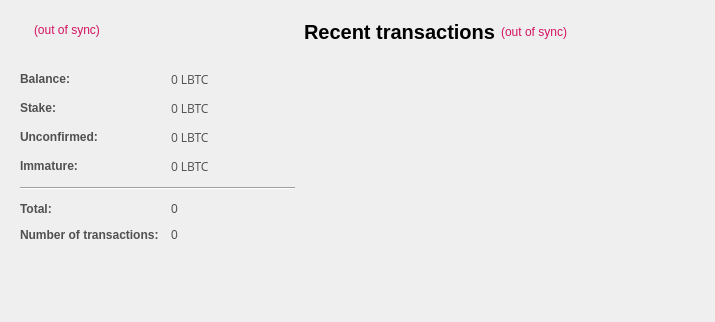
<?xml version="1.0" encoding="UTF-8"?>
<ui version="4.0">
 <class>OverviewPage</class>
 <widget class="QWidget" name="OverviewPage">
  <property name="geometry">
   <rect>
    <x>0</x>
    <y>0</y>
    <width>575</width>
    <height>417</height>
   </rect>
  </property>
  <property name="sizePolicy">
   <sizepolicy hsizetype="Minimum" vsizetype="Preferred">
    <horstretch>0</horstretch>
    <verstretch>0</verstretch>
   </sizepolicy>
  </property>
  <property name="maximumSize">
   <size>
    <width>575</width>
    <height>16777215</height>
   </size>
  </property>
  <property name="windowTitle">
   <string>Form</string>
  </property>
  <property name="styleSheet">
   <string notr="true">color:#505050;
font-family:'Open Sans,sans-serif';</string>
  </property>
  <layout class="QGridLayout" name="gridLayout_2">
   <property name="sizeConstraint">
    <enum>QLayout::SetFixedSize</enum>
   </property>
   <property name="leftMargin">
    <number>11</number>
   </property>
   <property name="horizontalSpacing">
    <number>0</number>
   </property>
   <item row="1" column="1">
    <layout class="QVBoxLayout" name="verticalLayout_3">
     <property name="spacing">
      <number>7</number>
     </property>
     <item>
      <widget class="QFrame" name="frame_2">
       <property name="sizePolicy">
        <sizepolicy hsizetype="Fixed" vsizetype="Preferred">
         <horstretch>0</horstretch>
         <verstretch>0</verstretch>
        </sizepolicy>
       </property>
       <property name="minimumSize">
        <size>
         <width>400</width>
         <height>0</height>
        </size>
       </property>
       <property name="maximumSize">
        <size>
         <width>450</width>
         <height>16777215</height>
        </size>
       </property>
       <layout class="QVBoxLayout" name="verticalLayout">
        <property name="leftMargin">
         <number>0</number>
        </property>
        <item>
         <layout class="QHBoxLayout" name="horizontalLayout_2">
          <item>
           <widget class="QLabel" name="label_4">
            <property name="text">
             <string>&lt;html&gt;&lt;head/&gt;&lt;body&gt;&lt;p&gt;&lt;span style=&quot; font-size:20px; font-weight:600; color:#000000;&quot;&gt;Recent transactions&lt;/span&gt;&lt;/p&gt;&lt;/body&gt;&lt;/html&gt;</string>
            </property>
           </widget>
          </item>
          <item>
           <widget class="QLabel" name="labelTransactionsStatus">
            <property name="toolTip">
             <string>The displayed information may be out of date. Your Wallet automatically synchronizes with the XXXBTCcoin network after a connection is established, but this process has not completed yet.</string>
            </property>
            <property name="styleSheet">
             <string notr="true">QLabel { color: red; }</string>
            </property>
            <property name="text">
             <string notr="true">&lt;html&gt;&lt;head/&gt;&lt;body&gt;&lt;p&gt;&lt;span style=&quot; color:#d31360;&quot;&gt;(out of sync)&lt;/span&gt;&lt;/p&gt;&lt;/body&gt;&lt;/html&gt;</string>
            </property>
            <property name="alignment">
             <set>Qt::AlignRight|Qt::AlignTrailing|Qt::AlignVCenter</set>
            </property>
           </widget>
          </item>
          <item>
           <spacer name="horizontalSpacer">
            <property name="orientation">
             <enum>Qt::Horizontal</enum>
            </property>
            <property name="sizeHint" stdset="0">
             <size>
              <width>40</width>
              <height>20</height>
             </size>
            </property>
           </spacer>
          </item>
         </layout>
        </item>
        <item>
         <spacer name="verticalSpacer_6">
          <property name="orientation">
           <enum>Qt::Vertical</enum>
          </property>
          <property name="sizeType">
           <enum>QSizePolicy::Maximum</enum>
          </property>
          <property name="sizeHint" stdset="0">
           <size>
            <width>20</width>
            <height>13</height>
           </size>
          </property>
         </spacer>
        </item>
        <item>
         <widget class="QListView" name="listTransactions">
          <property name="sizePolicy">
           <sizepolicy hsizetype="Fixed" vsizetype="Expanding">
            <horstretch>0</horstretch>
            <verstretch>0</verstretch>
           </sizepolicy>
          </property>
          <property name="maximumSize">
           <size>
            <width>400</width>
            <height>16777215</height>
           </size>
          </property>
          <property name="styleSheet">
           <string notr="true">QListView { background: transparent;font-size:12px;  }</string>
          </property>
          <property name="frameShape">
           <enum>QFrame::NoFrame</enum>
          </property>
          <property name="verticalScrollBarPolicy">
           <enum>Qt::ScrollBarAlwaysOff</enum>
          </property>
          <property name="horizontalScrollBarPolicy">
           <enum>Qt::ScrollBarAlwaysOff</enum>
          </property>
          <property name="selectionMode">
           <enum>QAbstractItemView::NoSelection</enum>
          </property>
         </widget>
        </item>
       </layout>
      </widget>
     </item>
    </layout>
   </item>
   <item row="1" column="0">
    <layout class="QVBoxLayout" name="verticalLayout_2">
     <property name="spacing">
      <number>1</number>
     </property>
     <item>
      <widget class="QFrame" name="frame">
       <property name="sizePolicy">
        <sizepolicy hsizetype="Fixed" vsizetype="Preferred">
         <horstretch>0</horstretch>
         <verstretch>0</verstretch>
        </sizepolicy>
       </property>
       <property name="maximumSize">
        <size>
         <width>350</width>
         <height>16777215</height>
        </size>
       </property>
       <layout class="QVBoxLayout" name="verticalLayout_4">
        <item>
         <layout class="QHBoxLayout" name="horizontalLayout_4">
          <property name="spacing">
           <number>7</number>
          </property>
          <item>
           <widget class="QLabel" name="label_5">
            <property name="font">
             <font>
              <family>Open Sans,sans-serif</family>
             </font>
            </property>
            
           </widget>
          </item>
          <item>
           <widget class="QLabel" name="labelWalletStatus">
            <property name="toolTip">
             <string>The displayed information may be out of date. Your Wallet automatically synchronizes with the XXXBTCcoin network after a connection is established, but this process has not completed yet.</string>
            </property>
            <property name="styleSheet">
             <string notr="true">QLabel { color: red; }</string>
            </property>
            <property name="text">
             <string notr="true">&lt;html&gt;&lt;head/&gt;&lt;body&gt;&lt;p&gt;&lt;span style=&quot; color:#d31360;&quot;&gt;(out of sync)&lt;/span&gt;&lt;/p&gt;&lt;/body&gt;&lt;/html&gt;</string>
            </property>
            <property name="alignment">
             <set>Qt::AlignLeading|Qt::AlignLeft|Qt::AlignVCenter</set>
            </property>
           </widget>
          </item>
          <item>
           <spacer name="horizontalSpacer_2">
            <property name="orientation">
             <enum>Qt::Horizontal</enum>
            </property>
            <property name="sizeHint" stdset="0">
             <size>
              <width>40</width>
              <height>20</height>
             </size>
            </property>
           </spacer>
          </item>
         </layout>
        </item>
        <item>
         <spacer name="horizontalSpacer_3">
          <property name="orientation">
           <enum>Qt::Horizontal</enum>
          </property>
          <property name="sizeHint" stdset="0">
           <size>
            <width>275</width>
            <height>5</height>
           </size>
          </property>
         </spacer>
        </item>
        <item>
         <spacer name="verticalSpacer_5">
          <property name="orientation">
           <enum>Qt::Vertical</enum>
          </property>
          <property name="sizeType">
           <enum>QSizePolicy::Maximum</enum>
          </property>
          <property name="sizeHint" stdset="0">
           <size>
            <width>20</width>
            <height>20</height>
           </size>
          </property>
         </spacer>
        </item>
        <item>
         <layout class="QFormLayout" name="formLayout_2">
          <property name="fieldGrowthPolicy">
           <enum>QFormLayout::AllNonFixedFieldsGrow</enum>
          </property>
          <property name="horizontalSpacing">
           <number>12</number>
          </property>
          <property name="verticalSpacing">
           <number>12</number>
          </property>
          <item row="0" column="0">
           <widget class="QLabel" name="label">
            <property name="text">
             <string>&lt;html&gt;&lt;head/&gt;&lt;body&gt;&lt;p&gt;&lt;span style=&quot; font-weight:600;&quot;&gt;Balance:&lt;/span&gt;&lt;/p&gt;&lt;/body&gt;&lt;/html&gt;</string>
            </property>
           </widget>
          </item>
          <item row="0" column="1">
           <widget class="QLabel" name="labelBalance">
            <property name="font">
             <font>
              <family>Open Sans,sans-serif</family>
             </font>
            </property>
            <property name="cursor">
             <cursorShape>IBeamCursor</cursorShape>
            </property>
            <property name="toolTip">
             <string>Your current balance</string>
            </property>
            <property name="text">
             <string notr="true">0 LBTC</string>
            </property>
            <property name="textInteractionFlags">
             <set>Qt::LinksAccessibleByMouse|Qt::TextSelectableByKeyboard|Qt::TextSelectableByMouse</set>
            </property>
           </widget>
          </item>
          <item row="1" column="0">
           <widget class="QLabel" name="label_6">
            <property name="text">
             <string>&lt;html&gt;&lt;head/&gt;&lt;body&gt;&lt;p&gt;&lt;span style=&quot; font-weight:600;&quot;&gt;Stake:&lt;/span&gt;&lt;/p&gt;&lt;/body&gt;&lt;/html&gt;</string>
            </property>
           </widget>
          </item>
          <item row="1" column="1">
           <widget class="QLabel" name="labelStake">
            <property name="font">
             <font>
              <family>Open Sans,sans-serif</family>
             </font>
            </property>
            <property name="cursor">
             <cursorShape>IBeamCursor</cursorShape>
            </property>
            <property name="toolTip">
             <string>Total of coins that was staked, and do not yet count toward the current balance</string>
            </property>
            <property name="text">
             <string notr="true">0 LBTC</string>
            </property>
            <property name="textInteractionFlags">
             <set>Qt::LinksAccessibleByMouse|Qt::TextSelectableByKeyboard|Qt::TextSelectableByMouse</set>
            </property>
           </widget>
          </item>
          <item row="2" column="0">
           <widget class="QLabel" name="label_3">
            <property name="text">
             <string>&lt;html&gt;&lt;head/&gt;&lt;body&gt;&lt;p&gt;&lt;span style=&quot; font-weight:600;&quot;&gt;Unconfirmed:&lt;/span&gt;&lt;/p&gt;&lt;/body&gt;&lt;/html&gt;</string>
            </property>
           </widget>
          </item>
          <item row="2" column="1">
           <widget class="QLabel" name="labelUnconfirmed">
            <property name="font">
             <font>
              <family>Open Sans,sans-serif</family>
             </font>
            </property>
            <property name="cursor">
             <cursorShape>IBeamCursor</cursorShape>
            </property>
            <property name="toolTip">
             <string>Total of transactions that have yet to be confirmed, and do not yet count toward the current balance</string>
            </property>
            <property name="text">
             <string notr="true">0 LBTC</string>
            </property>
            <property name="textInteractionFlags">
             <set>Qt::LinksAccessibleByMouse|Qt::TextSelectableByKeyboard|Qt::TextSelectableByMouse</set>
            </property>
           </widget>
          </item>
          <item row="3" column="0">
           <widget class="QLabel" name="labelImmatureText">
            <property name="text">
             <string>&lt;html&gt;&lt;head/&gt;&lt;body&gt;&lt;p&gt;&lt;span style=&quot; font-weight:600;&quot;&gt;Immature:&lt;/span&gt;&lt;/p&gt;&lt;/body&gt;&lt;/html&gt;</string>
            </property>
           </widget>
          </item>
          <item row="3" column="1">
           <widget class="QLabel" name="labelImmature">
            <property name="font">
             <font>
              <family>Open Sans,sans-serif</family>
             </font>
            </property>
            <property name="toolTip">
             <string>Mined balance that has not yet matured</string>
            </property>
            <property name="text">
             <string notr="true">0 LBTC</string>
            </property>
            <property name="textInteractionFlags">
             <set>Qt::LinksAccessibleByMouse|Qt::TextSelectableByKeyboard|Qt::TextSelectableByMouse</set>
            </property>
           </widget>
          </item>
          <item row="4" column="0" colspan="2">
           <widget class="Line" name="line">
            <property name="sizePolicy">
             <sizepolicy hsizetype="Expanding" vsizetype="Fixed">
              <horstretch>140</horstretch>
              <verstretch>0</verstretch>
             </sizepolicy>
            </property>
            <property name="orientation">
             <enum>Qt::Horizontal</enum>
            </property>
           </widget>
          </item>
          <item row="5" column="0">
           <widget class="QLabel" name="label_10">
            <property name="text">
             <string>&lt;html&gt;&lt;head/&gt;&lt;body&gt;&lt;p&gt;&lt;span style=&quot; font-weight:600;&quot;&gt;Total:&lt;/span&gt;&lt;/p&gt;&lt;/body&gt;&lt;/html&gt;</string>
            </property>
           </widget>
          </item>
          <item row="5" column="1">
           <widget class="QLabel" name="labelTotal">
            <property name="toolTip">
             <string>Total number of transactions in wallet</string>
            </property>
            <property name="text">
             <string notr="true">0</string>
            </property>
           </widget>
          </item>
          <item row="6" column="0">
           <widget class="QLabel" name="label_2">
            <property name="text">
             <string>&lt;html&gt;&lt;head/&gt;&lt;body&gt;&lt;p&gt;&lt;span style=&quot; font-weight:600;&quot;&gt;Number of transactions:&lt;/span&gt;&lt;/p&gt;&lt;/body&gt;&lt;/html&gt;</string>
            </property>
           </widget>
          </item>
          <item row="6" column="1">
           <widget class="QLabel" name="labelNumTransactions">
            <property name="toolTip">
             <string>Total number of transactions in wallet</string>
            </property>
            <property name="text">
             <string notr="true">0</string>
            </property>
           </widget>
          </item>
         </layout>
        </item>
        <item>
         <spacer name="verticalSpacer_2">
          <property name="orientation">
           <enum>Qt::Vertical</enum>
          </property>
          <property name="sizeHint" stdset="0">
           <size>
            <width>20</width>
            <height>20</height>
           </size>
          </property>
         </spacer>
        </item>
        <item>
         <widget class="QLabel" name="wallet">
          <property name="layoutDirection">
           <enum>Qt::LeftToRight</enum>
          </property>
          <property name="styleSheet">
           <string notr="true"/>
          </property>
          <property name="text">
           <string/>
          </property>
          <property name="alignment">
           <set>Qt::AlignCenter</set>
          </property>
         </widget>
        </item>
        <item>
         <spacer name="verticalSpacer">
          <property name="orientation">
           <enum>Qt::Vertical</enum>
          </property>
          <property name="sizeHint" stdset="0">
           <size>
            <width>20</width>
            <height>20</height>
           </size>
          </property>
         </spacer>
        </item>
       </layout>
      </widget>
     </item>
    </layout>
   </item>
  </layout>
 </widget>
 <resources/>
 <connections/>
</ui>
